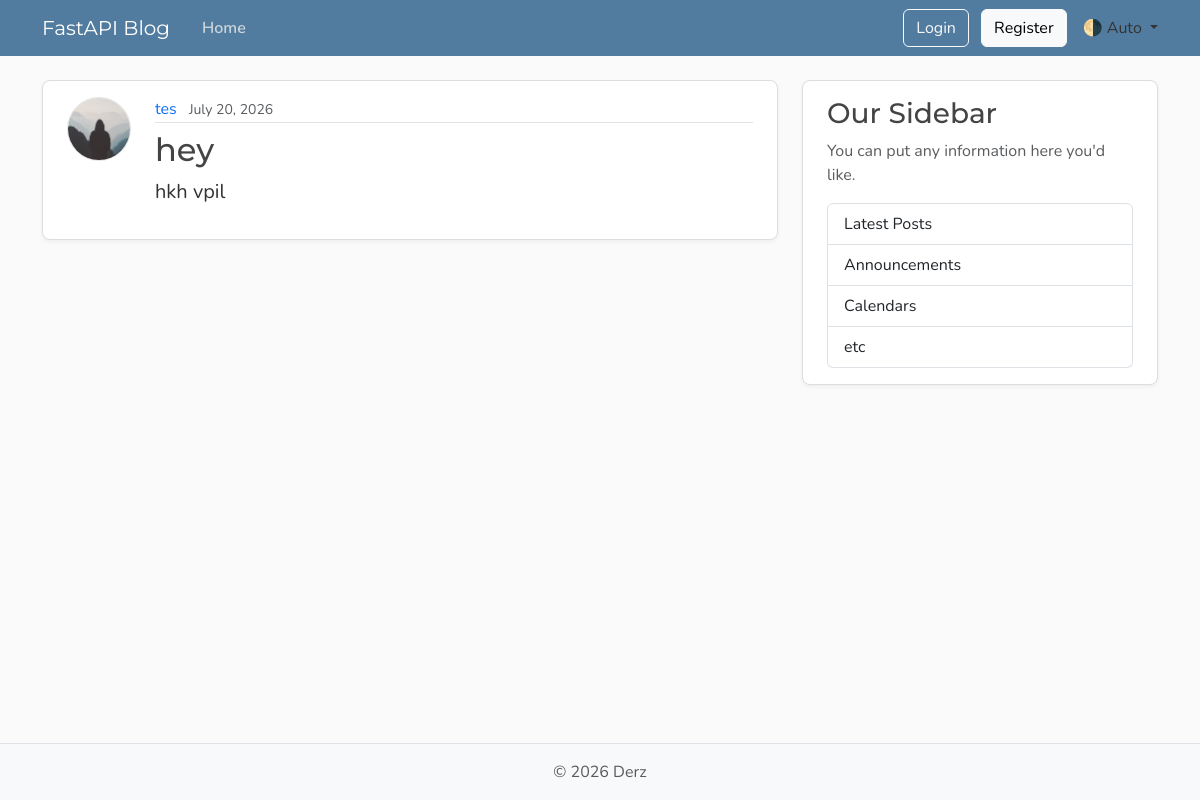
The page /posts/2 on the database its author committed.
### models.py (models this page shows, shortened)
class User(Base) :
    __tablename__ = "users"
    id : Mapped[int] = mapped_column(Integer,primary_key=True, index=True)
    username : Mapped[str] = mapped_column(String(50),nullable=False, unique=True)
    email : Mapped[str] = mapped_column(String(120), nullable=False, unique=True)
    password_hash : Mapped[str] = mapped_column(String(200),nullable=False)    # Added Password Hash , Note that we should never add passwords to the database and only add password hashes
    image_file : Mapped[str | None] = mapped_column(String(200), nullable=True,default=None)
    posts : Mapped[list[Post]] = relationship(back_populates="author", cascade='all, delete-orphan')

class Post(Base):
    __tablename__ = "posts"
    id : Mapped[int] = mapped_column(Integer,primary_key=True, index=True)
    title : Mapped[str] = mapped_column(String, nullable=False)
    content : Mapped[str] = mapped_column(Text, nullable=False)
    user_id : Mapped[int] = mapped_column(ForeignKey("users.id"), nullable=False, index= True)
    date_posted : Mapped[datetime] = mapped_column(DateTime(timezone=True), default=lambda : datetime.now(UTC))
    author : Mapped[User] = relationship(back_populates="posts")

### main.py (the view)
@app.get("/posts/{post_id}",include_in_schema=False, name = 'post_page')
async def post_page(request: Request, post_id :int, db: Annotated[AsyncSession, Depends(get_db_session)]):
    result = await db.execute(select(models.Post).options(selectinload(models.Post.author)).where(models.Post.id == post_id))
    post = result.scalars().first()
    if not post:
        raise FastapiHttpException(status_code=status.HTTP_404_NOT_FOUND,detail="Post not found")
    return template.TemplateResponse(request,"post_finished.html",{"post":post, "title":post.title})

### templates/post_finished.html (shortened to what this page needs)
{% extends "layout_finished.html" %} {% block content %}
<article class="content-section py-3 px-4 mb-4">
  <div class="d-flex align-items-start gap-4">
    <img
      class="rounded-circle article-img flex-shrink-0"
      src="{{ post.author.image_path }}"
      width="64"
      height="64"
      alt="{{ post.author.username }}'s profile picture"
      loading="lazy"
    />
    <div class="flex-grow-1">
      <div class="article-metadata mb-2">
        <a
          class="me-2"
          href=" {{ url_for('user_posts',user_id = post.author.id) }}"
          >{{ post.author.username }}</a
        >
        <small class="text-body-secondary"
          >{{ post.date_posted.strftime("%B %d, %Y") }}</small
        >
      </div>
      <h2 class="article-title">{{ post.title }}</h2>
      <p class="article-content">{{ post.content }}</p>
    </div>
  </div>
</article>
{% endblock content %}

### static/css/main.css (style rules this page uses)
:root { --font-heading: "Montserrat", system-ui, -apple-system, BlinkMacSystemFont, sans-serif; --font-body: "Nunito", system-ui, -apple-system, BlinkMacSystemFont, sans-serif; --color-bg-body: #fafafa; --color-bg-content: #ffffff; --color-text-primary: #333333; --color-text-heading: #444444; --color-steel: #527c9f; --color-nav-link: #cbd5db; --color-nav-link-hover: #ffffff; --color-link-hover: #428bca; --color-border: #dddddd; --color-border-light: #e3e3e3; --spacing-xl: 5rem; --article-img-size: 4rem; --account-img-size: 7.813rem; }
body { font-family: var(--font-body); background: var(--color-bg-body); color: var(--color-text-primary); }
h1, h2, h3, h4, h5, h6 { font-family: var(--font-heading); color: var(--color-text-heading); }
a { text-decoration: none; }
.content-section { background: var(--color-bg-content); border: 1px solid var(--color-border); border-radius: 0.5rem; box-shadow: 0 2px 4px rgba(15, 23, 42, 0.05); transition: box-shadow 0.15s ease, transform 0.15s ease, border-color 0.15s ease; }
.article-title { color: var(--color-text-heading); transition: color 0.2s ease-in-out; }
.article-content { white-space: pre-line; font-size: 1.25rem; }
.article-img { height: var(--article-img-size); width: var(--article-img-size); flex-shrink: 0; object-fit: cover; border: 1px solid var(--color-border-light); box-shadow: 0 0 0 2px var(--color-bg-content); }
.article-metadata { padding-bottom: 0.063rem; border-bottom: 1px solid var(--color-border-light); }
.article-metadata a { transition: color 0.2s ease-in-out; }

### rows shown on the page
User: author.username "tes"
Post: date_posted "July 20, 2026", title "hey", content "hkh vpil"
